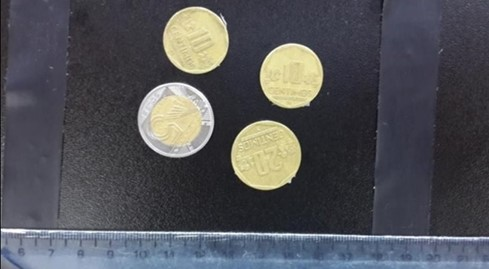
#> input picture Imagenes/monedas-ec2.jpg, 489 x 269 px, found by its file name
$ python pregunta02_ec3.py
#> lines starting #> are read from the running program, lines starting #| are printed output that depends on the picture; after the words box and inside, x2 and y2 are one past the last pixel; in counts of white or black regions, pixels touching at a corner belong together
import cv2
import numpy as np

img = cv2.imread('C:/Users/Aldo Pizarro/Desktop/Idat_Clases/CicloV/ProcesamientoImg/monedas-ec2.jpg')
#> img is the input picture: shape (269, 489, 3); mean B, G, R 88.3, 83.6, 82.7

rows,cols = img.shape[:2]
#> rows = 269; cols = 489
M = np.float32([[1,0,0],[0,1,50]]) #Matriz de translacion
res = cv2.warpAffine(img,M,(cols,rows))
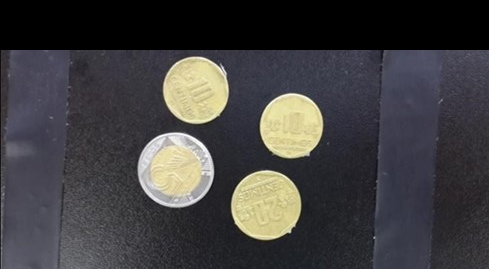
#> res: shape (269, 489, 3); mean B, G, R 64.2, 63.1, 64.5
M = np.float32([[1,0,0],[0,1,-50]])
res1 = cv2.warpAffine(res,M,(cols,rows))
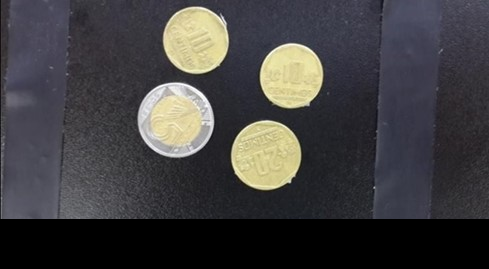
#> res1: shape (269, 489, 3); mean B, G, R 64.2, 63.1, 64.5

gray = cv2.cvtColor(res1, cv2.COLOR_BGR2GRAY)
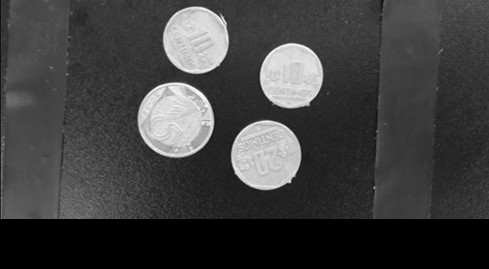
#> gray: shape (269, 489); min 0, max 255, mean 63.6
t,dst = cv2.threshold(gray,110,255,cv2.THRESH_BINARY)
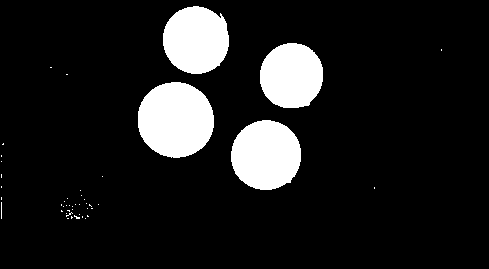
#> dst: shape (269, 489); 11.7% white; 45 white regions (41 under 20 px), largest, box (x1, y1, x2, y2) and area: (138, 82, 214, 158) 4562, (231, 120, 301, 190) 3868, (163, 6, 229, 74) 3552, (260, 43, 323, 108) 3288

kernel = np.ones((5,5),np.uint8)
erosion = cv2.erode(dst,kernel,iterations=1)
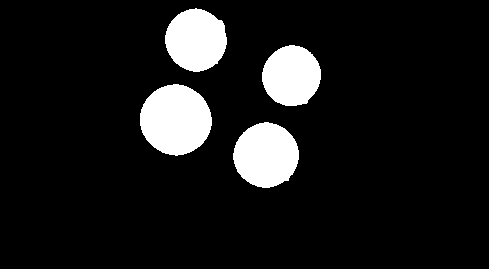
#> erosion: shape (269, 489); 10% white; 4 white regions, box (x1, y1, x2, y2) and area: (140, 84, 212, 156) 3969, (233, 122, 299, 188) 3324, (165, 8, 227, 72) 3022, (262, 45, 321, 106) 2792
dilatacion = cv2.dilate(erosion,kernel,iterations=1)
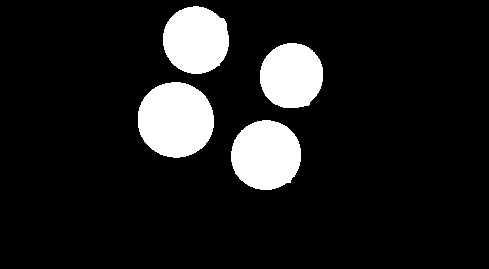
#> dilatacion: shape (269, 489); 11.6% white; 4 white regions, box (x1, y1, x2, y2) and area: (138, 82, 214, 158) 4561, (231, 120, 301, 190) 3868, (163, 6, 229, 74) 3542, (260, 43, 323, 108) 3288


cv2.imshow('3',dilatacion)

cv2.waitKey()
cv2.destroyAllWindows
